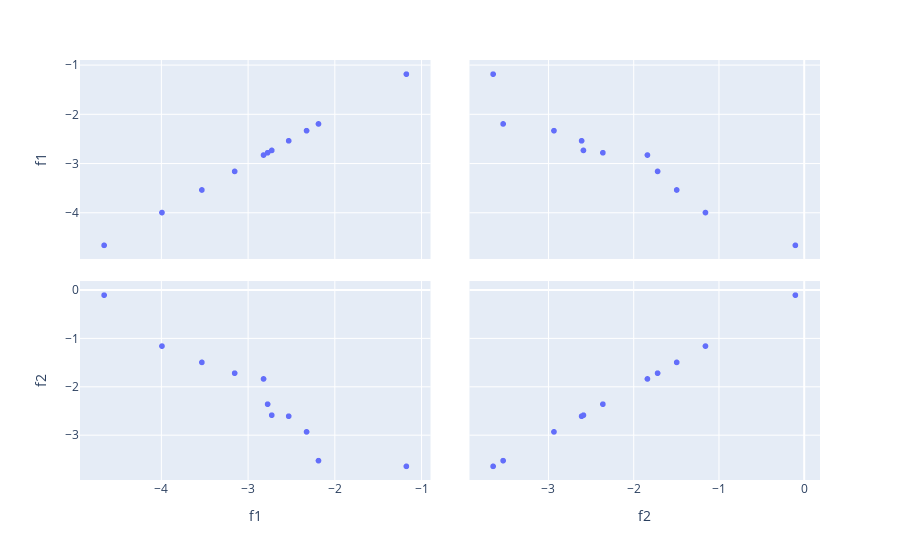

The notebook cell saved with this chart:
### Markdown cell above
Fist, plot the Pareto front

### Code cell
import plotly.express as px

fig = px.scatter_matrix(
        df_pareto[objectives]
)

fig.update_layout(
    height=1200
)

fig

### Figure 1 — Plotly figure (JSON) as saved in the notebook; plotly's stock layout.template omitted (floating-point values rounded to 4 significant figures)
{"data": [{"dimensions": [{"axis": {"matches": true}, "label": "f1", "values": [-2.188, -2.532, -2.727, -4.66, -3.993, -1.175, -2.822, -2.326, -2.775, -3.533, -3.155]}, {"axis": {"matches": true}, "label": "f2", "values": [-3.526, -2.605, -2.584, -0.09786, -1.153, -3.643, -1.833, -2.93, -2.356, -1.49, -1.714]}], "hovertemplate": "%{xaxis.title.text}=%{x}<br>%{yaxis.title.text}=%{y}<extra></extra>", "legendgroup": "", "marker": {"color": "#636efa", "symbol": "circle"}, "name": "", "showlegend": false, "type": "splom"}], "layout": {"autosize": true, "dragmode": "select", "legend": {"tracegroupgap": 0}, "margin": {"t": 60}, "xaxis": {"autorange": true, "range": [-4.893, -0.9416], "type": "linear"}, "xaxis2": {"autorange": true, "range": [-3.881, 0.1395], "type": "linear"}, "yaxis": {"autorange": true, "range": [-4.893, -0.9416], "type": "linear"}, "yaxis2": {"autorange": true, "range": [-3.881, 0.1395], "type": "linear"}}}
